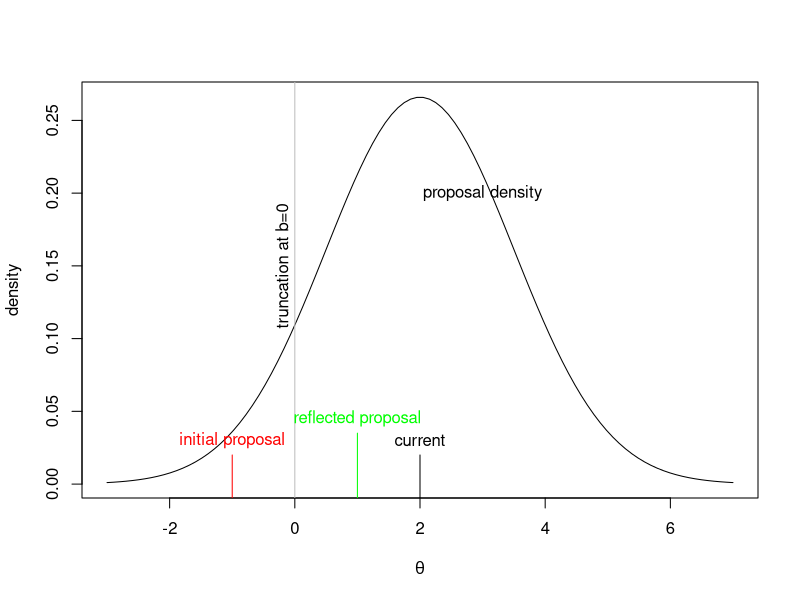

Recreate this plot in R.
x <- seq(-3, 7, len = 100)
fx <- dnorm(x, 2, sd = 1.5)

jpeg('reflection.jpg', width = 400, height=400)

plot(x, fx, type = 'l', xlab = expression(theta), ylab = 'density')
segments(2,-0.1,2,0.02, col = 'black')
segments(-1,-0.1,-1,0.02, col = 'red')
segments(1,-0.1,1,0.035, col = 'green')
abline(v = 0, col = 'grey')
text(3, .2, "proposal density")
text(-0.2, .15, "truncation at b=0", srt = -270)
text(2, .03, "current")
text(-1, .03, "initial proposal", col = 'red')
text(1, .045, "reflected proposal", col = 'green')

dev.off()         
